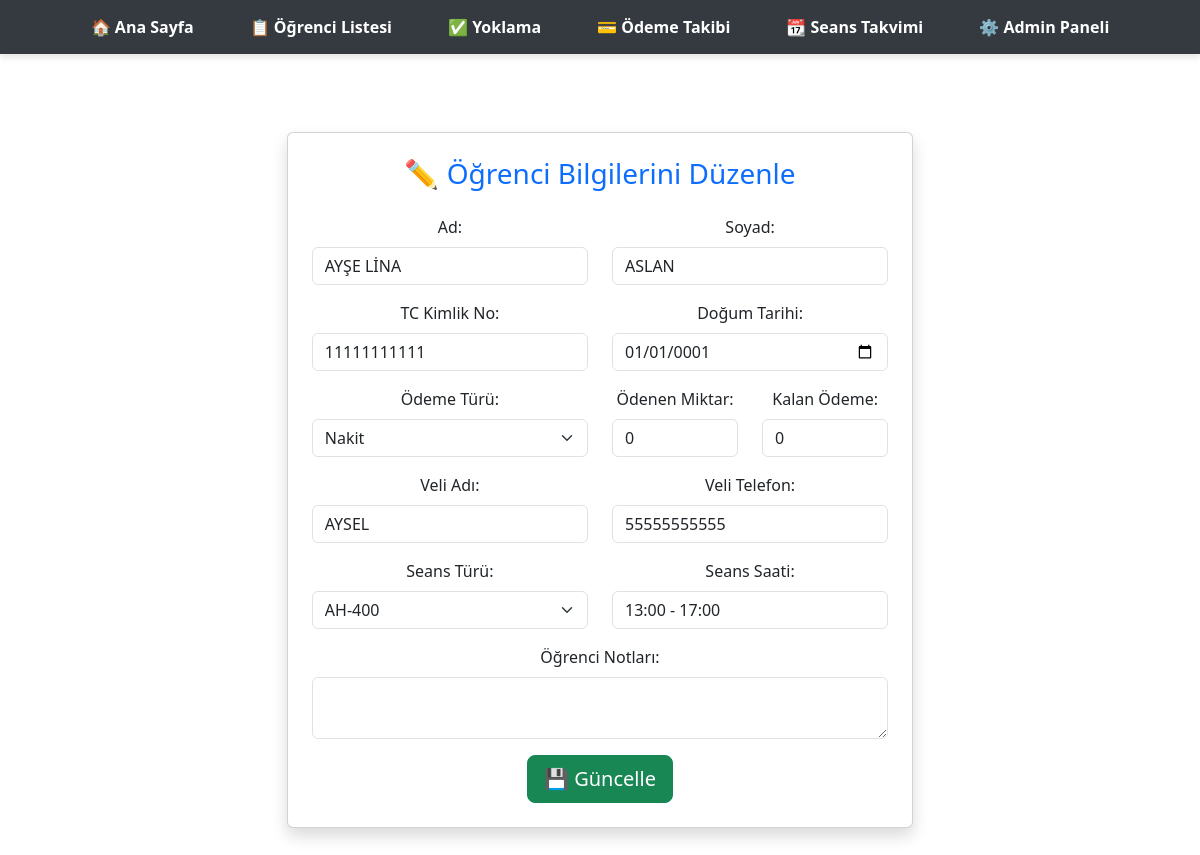
Page /edit_student/21 on the committed database.
### tables this page shows
CREATE TABLE "students" (
id INTEGER PRIMARY KEY AUTOINCREMENT,
ad TEXT NOT NULL,
soyad TEXT NOT NULL,
tc TEXT NOT NULL,
dogum_tarihi TEXT,
kayit_tarihi TEXT DEFAULT CURRENT_DATE,
veli_adi TEXT,
veli_telefon TEXT,
seans_turu TEXT,
seans_fiyat REAL,
seans_saati TEXT,
odenen_miktar REAL DEFAULT 0,
kalan_miktar REAL DEFAULT 0,
created_at TIMESTAMP DEFAULT CURRENT_TIMESTAMP,
odeme_turu TEXT
, seans_gunleri TEXT DEFAULT '', devamsizlik INTEGER DEFAULT 0, kalan_seans INT, seans_sayisi INTEGER);

### app.py (the view, shortened to what this page needs)
@app.route('/edit_student/<int:student_id>', methods=['GET', 'POST'])
def edit_student(student_id):
    conn = get_db_connection()
    cursor = conn.cursor()
    cursor.execute("SELECT * FROM students WHERE id=?", (student_id,))
    student = cursor.fetchone()
    conn.close()
    if not student:
        flash("⚠️ Öğrenci bulunamadı!", "danger")
        return redirect(url_for('list_students'))
    return render_template('edit_student.html', student=student)

### app.py (called while the page is built)
def get_db_connection():
    conn = sqlite3.connect(DB_PATH)
    conn.row_factory = sqlite3.Row  # Sözlük formatında sonuç döndür
    return conn

### templates/edit_student.html (shortened to what this page needs)
<!DOCTYPE html>
<html lang="tr">
<head>
    <link rel="stylesheet" href="{{ url_for('static', filename='style.css') }}">
    <link rel="stylesheet" href="https://cdn.jsdelivr.net/npm/bootstrap@5.3.0/dist/css/bootstrap.min.css">
</head>
<body>
    <nav>
        <ul>
            <li><a href="{{ url_for('home') }}">🏠 Ana Sayfa</a></li>
            <li><a href="{{ url_for('list_students') }}">📋 Öğrenci Listesi</a></li>
            <li><a href="{{ url_for('attendance') }}">✅ Yoklama</a></li>
            <li><a href="{{ url_for('payment_tracking') }}">💳 Ödeme Takibi</a></li>
            <li><a href="{{ url_for('seans_takvimi') }}">📆 Seans Takvimi</a></li>
            <li><a href="{{ url_for('admin_panel') }}">⚙️ Admin Paneli</a></li>
        </ul>
    </nav>
    <div class="container mt-5">
        <div class="card shadow p-4">
            <h3 class="text-center text-primary mb-4">
                ✏️ Öğrenci Bilgilerini Düzenle
            </h3>
            <form action="{{ url_for('edit_student', student_id=student.id) }}" method="post">
                <div class="row">
                    <div class="col-md-6 mb-3">
                        <label for="ad" class="form-label">Ad:</label>
                        <input type="text" id="ad" name="ad" class="form-control" value="{{ student.ad or '' }}" required>
                    </div>
                    <div class="col-md-6 mb-3">
                        <label for="soyad" class="form-label">Soyad:</label>
                        <input type="text" id="soyad" name="soyad" class="form-control" value="{{ student.soyad or '' }}" required>
                    </div>
                </div>
                <div class="row">
                    <div class="col-md-6 mb-3">
                        <label for="tc" class="form-label">TC Kimlik No:</label>
                        <input type="text" id="tc" name="tc" class="form-control" value="{{ student.tc or '' }}" required pattern="\d{11}">
                    </div>
                    <div class="col-md-6 mb-3">
                        <label for="dogum_tarihi" class="form-label">Doğum Tarihi:</label>
                        <input type="date" id="dogum_tarihi" name="dogum_tarihi" class="form-control" value="{{ student.dogum_tarihi or '' }}" required>
                    </div>
                </div>
                <div class="row">
                    <div class="col-md-6 mb-3">
                        <label for="odeme_turu" class="form-label">Ödeme Türü:</label>
                        <select id="odeme_turu" name="odeme_turu" class="form-select" required>
                            <option value="nakit" {% if student.odeme_turu == 'nakit' %}selected{% endif %}>Nakit</option>
                        </select>
                    </div>
                    <div class="col-md-3 mb-3">
                        <label for="odenen_miktar" class="form-label">Ödenen Miktar:</label>
                        <input type="number" id="odenen_miktar" name="odenen_miktar" class="form-control" value="{{ student.odenen_miktar or 0 }}" required>
                    </div>
                    <div class="col-md-3 mb-3">
                        <label for="kalan_odeme" class="form-label">Kalan Ödeme:</label>
                        <input type="number" id="kalan_odeme" name="kalan_odeme" class="form-control" value="{{ student.kalan_odeme or 0 }}" required>
                    </div>
                </div>
                <div class="row">
                    <div class="col-md-6 mb-3">
                        <label for="veli_adi" class="form-label">Veli Adı:</label>
                        <input type="text" id="veli_adi" name="veli_adi" class="form-control" value="{{ student.veli_adi or '' }}" required>
                    </div>
                    <div class="col-md-6 mb-3">
                        <label for="veli_telefon" class="form-label">Veli Telefon:</label>
                        <input type="tel" id="veli_telefon" name="veli_telefon" class="form-control" value="{{ student.veli_telefon or '' }}" required pattern="\d{11}">
                    </div>
                </div>
                <div class="row">
                    <div class="col-md-6 mb-3">
                        <label for="seans_turu" class="form-label">Seans Türü:</label>
                        <select id="seans_turu" name="seans_turu" class="form-select" required>
                            <option value="AH-400" {% if student.seans_turu == 'AH-400' %}selected{% endif %}>AH-400</option>
                        </select>
                    </div>
                    <div class="col-md-6 mb-3">
                        <label for="seans_saati" class="form-label">Seans Saati:</label>
                        <input type="text" id="seans_saati" name="seans_saati" class="form-control" value="{{ student.seans_saati or '' }}" readonly>
                    </div>
                </div>
                <div class="mb-3">
                    <label for="notlar" class="form-label">Öğrenci Notları:</label>
                    <textarea id="notlar" name="notlar" class="form-control">{{ student.notlar or '' }}</textarea>
                </div>
                <div class="text-center">
                    <button type="submit" class="btn btn-success btn-lg">💾 Güncelle</button>
                </div>
            </form>
    </div>
</body>
</html>

### static/style.css (style rules this page uses)
body { font-family: 'Roboto', sans-serif; background-color: #f8f9fa; margin: 0; padding: 0; color: #333; max-width: 100%; }
nav { background-color: #343a40; padding: 15px; display: flex; justify-content: center; box-shadow: 0 4px 6px rgba(0, 0, 0, 0.1); }
nav ul { list-style-type: none; margin: 0; padding: 0; display: flex; gap: 20px; }
nav ul li a { color: white; text-decoration: none; padding: 12px 18px; font-size: 16px; font-weight: bold; transition: background-color 0.3s ease-in-out; border-radius: 5px; }
.container { max-width: 1200px; margin: auto; padding: 30px; }
.card { background: white; padding: 20px; border-radius: 10px; box-shadow: 0 0 10px rgba(0, 0, 0, 0.1); flex: 1; text-align: center; min-width: 200px; max-width: 300px; }
button { padding: 10px 15px; font-size: 16px; border-radius: 5px; border: none; cursor: pointer; }
.btn-success { background-color: #28a745; color: white; }
h1, h2, h3 { text-align: center; color: #2C3E50; }

### templates/edit_student.html (style rules this page uses)
.container { max-width: 900px; width: 60%; }
.card { width: 90%; max-width: 1100px; margin: auto; }

### rows in the picture
students: ad "AYŞE LİNA", soyad "ASLAN", tc "11111111111", dogum_tarihi "01/01/0001", odeme_turu "Nakit", odenen_miktar "0", veli_adi "AYSEL", veli_telefon "55555555555", seans_turu "AH-400", seans_saati "13:00 - 17:00"
